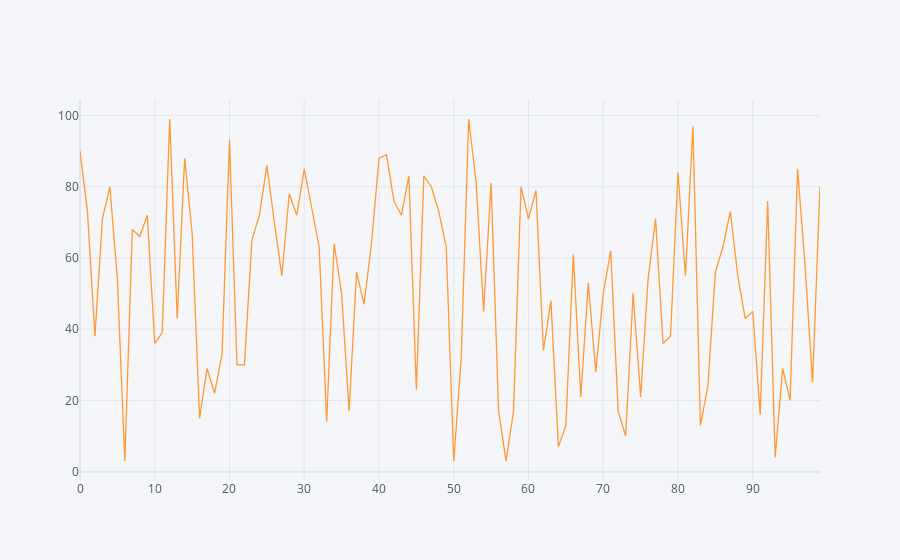

The notebook cell this image was saved under:
### Code cell
df1 = pd.DataFrame(np.random.randint(3,100,(100,1)))
df1.iplot() #Graph Plot showing Fluctuation

### Figure 1 — Plotly figure (JSON) as saved in the notebook; plotly's stock layout.template omitted (floating-point values rounded to 4 significant figures)
{"data": [{"line": {"color": "rgba(255, 153, 51, 1.0)", "dash": "solid", "shape": "linear", "width": 1.3}, "mode": "lines", "name": "0", "text": "", "type": "scatter", "x": [0, 1, 2, 3, 4, 5, 6, 7, 8, 9, 10, 11, 12, 13, 14, 15, 16, 17, 18, 19, 20, 21, 22, 23, 24, 25, 26, 27, 28, 29, 30, 31, 32, 33, 34, 35, 36, 37, 38, 39, 40, 41, 42, 43, 44, 45, 46, 47, 48, 49, 50, 51, 52, 53, 54, 55, 56, 57, 58, 59, 60, 61, 62, 63, 64, 65, 66, 67, 68, 69, 70, 71, 72, 73, 74, 75, 76, 77, 78, 79, 80, 81, 82, 83, 84, 85, 86, 87, 88, 89, 90, 91, 92, 93, 94, 95, 96, 97, 98, 99], "y": [90, 73, 38, 71, 80, 54, 3, 68, 66, 72, 36, 39, 99, 43, 88, 67, 15, 29, 22, 33, 93, 30, 30, 65, 72, 86, 70, 55, 78, 72, 85, 74, 63, 14, 64, 50, 17, 56, 47, 64, 88, 89, 76, 72, 83, 23, 83, 80, 73, 63, 3, 32, 99, 81, 45, 81, 17, 3, 17, 80, 71, 79, 34, 48, 7, 13, 61, 21, 53, 28, 50, 62, 17, 10, 50, 21, 54, 71, 36, 38, 84, 55, 97, 13, 24, 56, 63, 73, 55, 43, 45, 16, 76, 4, 29, 20, 85, 58, 25, 80]}], "layout": {"legend": {"bgcolor": "#F5F6F9", "font": {"color": "#4D5663"}}, "paper_bgcolor": "#F5F6F9", "plot_bgcolor": "#F5F6F9", "title": {"font": {"color": "#4D5663"}}, "xaxis": {"gridcolor": "#E1E5ED", "showgrid": true, "tickfont": {"color": "#4D5663"}, "title": {"font": {"color": "#4D5663"}, "text": ""}, "zerolinecolor": "#E1E5ED"}, "yaxis": {"gridcolor": "#E1E5ED", "showgrid": true, "tickfont": {"color": "#4D5663"}, "title": {"font": {"color": "#4D5663"}, "text": ""}, "zerolinecolor": "#E1E5ED"}}}
